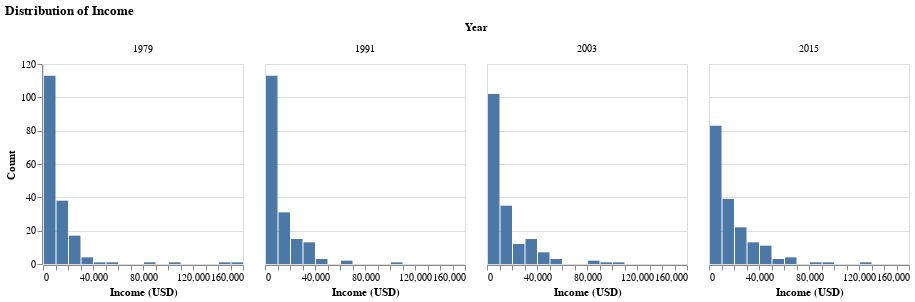

Notebook source saved alongside this figure:
### Code cell
# Facet plot
# Add column with specified rows for better presentation in chart
gm_year_filtered['year_sep_2'] = gm_year_filtered['year'].dt.year

income_facet_plot = alt.Chart(gm_year_filtered, title = "Distribution of Income").mark_bar().encode(
    x = alt.X("income", title = "Income (USD)", bin = alt.Bin(maxbins=20)),
    y = alt.Y("count()", title = "Count"),
    facet = alt.Facet('year_sep_2:O', columns = 4, title = "Year")).properties(
        width = 200,
        height = 200
)

income_facet_plot

### Figure 1 — Vega-Lite specification as saved in the notebook (floating-point values rounded to 4 significant figures; data arrays with more than 128 entries replaced by an {"elided": "..."} marker saying what was removed)
{"$schema": "https://vega.github.io/schema/vega-lite/v5.20.1.json", "config": {"view": {"continuousHeight": 300, "continuousWidth": 300}}, "data": {"name": "data-0737b9f4a5be0c08f3d98d3d239f928b"}, "datasets": {"data-0737b9f4a5be0c08f3d98d3d239f928b": {"elided": "712 records"}}, "encoding": {"facet": {"columns": 4, "field": "year_sep_2", "title": "Year", "type": "ordinal"}, "x": {"bin": {"maxbins": 20}, "field": "income", "title": "Income (USD)", "type": "quantitative"}, "y": {"aggregate": "count", "title": "Count", "type": "quantitative"}}, "height": 200, "mark": {"type": "bar"}, "title": "Distribution of Income", "width": 200}
